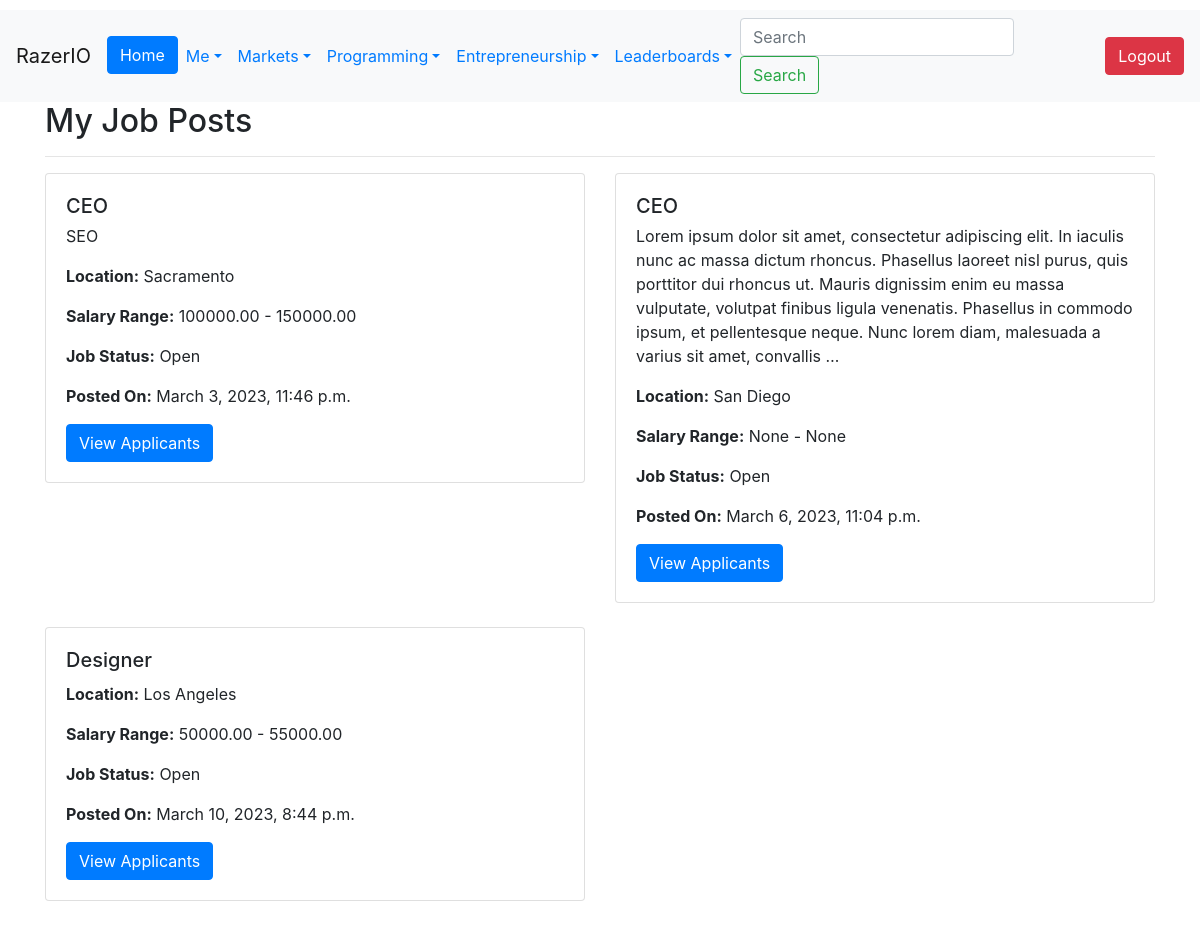
Screenshot of /market/myjobposts/ (signed in) with the database file from the repository.
### Jobs/models.py (models this page shows, shortened)
class JobListing(models.Model):
    Poster = models.ForeignKey(User, on_delete=models.CASCADE)
    Company = models.ForeignKey(Company, on_delete=models.CASCADE)
    Job_Title = models.CharField(max_length=50)
    Job_Description = models.TextField(max_length=5000, null=True, blank=True)
    Job_Requirements = models.TextField(max_length=5000, null=True, blank=True)
    salary_min = models.DecimalField(max_digits=10, decimal_places=2, null=True, blank=True)
    salary_max = models.DecimalField(max_digits=10, decimal_places=2, null=True, blank=True)
    Category = models.CharField(choices=Job_Categories, max_length=50)
    Job_Status = models.CharField(choices=Job_Status_Choices, max_length=10)
    Location = models.CharField(choices=Locations, max_length=50)
    Date_Posted = models.DateTimeField(auto_now_add=True)
    MinimumExperience = models.IntegerField(null=True, blank=True)
    ApplicationURL = models.URLField(default='https://www.mycompany.com/applyhere')
    NumberRecruiting = models.IntegerField(null=True, blank=True)
    Experience_Level = models.CharField(choices=EXPERIENCE_LEVEL_CHOICES,
                                        max_length=20, null=True, blank=True)

### Jobs/views.py (the view)
# urls.py: path('myjobposts/', MyJobPosts, name='myjobposts'),
def MyJobPosts(request):
    user = request.user
    job_posts_by_me = JobListing.objects.filter(Poster=user)
    context = {"job_posts_by_me":job_posts_by_me}
    return render(request, 'myjobposts.html', context=context)

### templates/myjobposts.html (shortened to what this page needs)
{% extends 'base.html' %}
{% block content %}
<div class="container">
  <div class="row">
    <div class="col-md-12">
      <h2>My Job Posts</h2>
      <hr>
    </div>
  </div>
  <div class="row">
    {% for job_post in job_posts_by_me %}
    <div class="col-md-6">
      <div class="card mb-4">
        <div class="card-body">
          <h5 class="card-title">{{ job_post.Job_Title }}</h5>
          <p class="card-text job-description">{{ job_post.Job_Description|truncatewords:50 }}</p>
          <p class="card-text"><strong>Location:</strong> {{ job_post.Location }}</p>
          <p class="card-text"><strong>Salary Range:</strong> {{ job_post.salary_min }} - {{ job_post.salary_max }}</p>
          <p class="card-text"><strong>Job Status:</strong> {{ job_post.Job_Status }}</p>
          <p class="card-text"><strong>Posted On:</strong> {{ job_post.Date_Posted }}</p>
          <a href="{% url 'job_applicants' job_id=job_post.id%}" class="btn btn-primary">View Applicants</a>
        </div>
      </div>
    </div>
    {% endfor %}
  </div>
</div>
{% endblock %}

### rows the page displays
JobListing: Job_Title "CEO", Job_Description "SEO", Location "Sacramento", salary_min "100000.00", salary_max "150000.00", Job_Status "Open", Date_Posted "March 3, 2023, 11:46 p.m."
JobListing: Job_Title "CEO", Job_Description "Lorem ipsum dolor sit amet, consectetur adipiscing elit. In iaculis nunc ac massa dictum rhoncus. Phasellus laoreet nisl purus, quis porttitor dui rhoncus ut. Mauris dignissim enim eu massa vulputate, volutpat finibus ligula venenatis. Phasellus in commodo ipsum, et pellentesque neque. Nunc lorem diam, malesuada a varius sit amet, convallis …", Location "San Diego", salary_min "None", salary_max "None", Job_Status "Open", Date_Posted "March 6, 2023, 11:04 p.m."
JobListing: Job_Title "Designer", Location "Los Angeles", salary_min "50000.00", salary_max "55000.00", Job_Status "Open", Date_Posted "March 10, 2023, 8:44 p.m."
